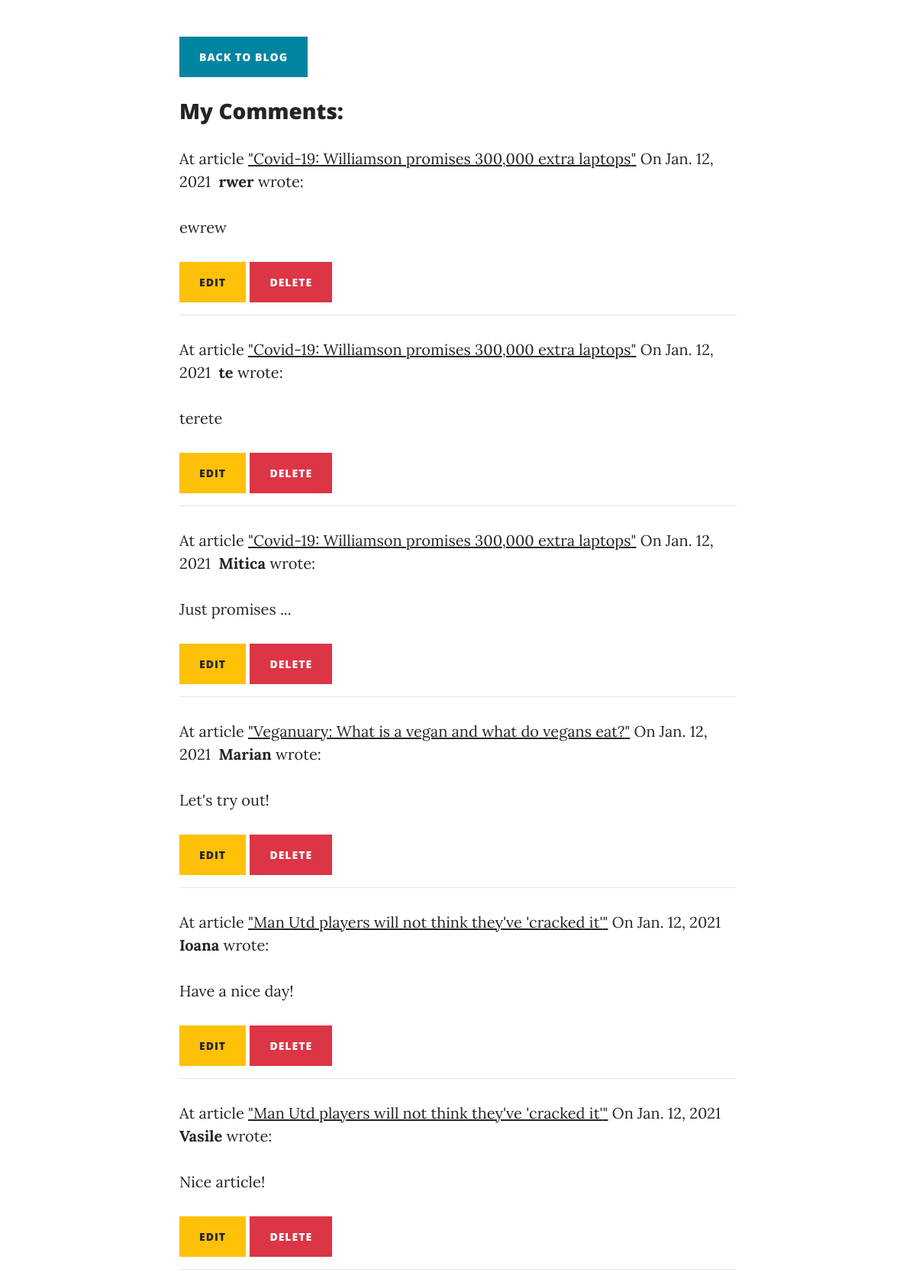
Page /my-comments (signed in) on the earlier database version.
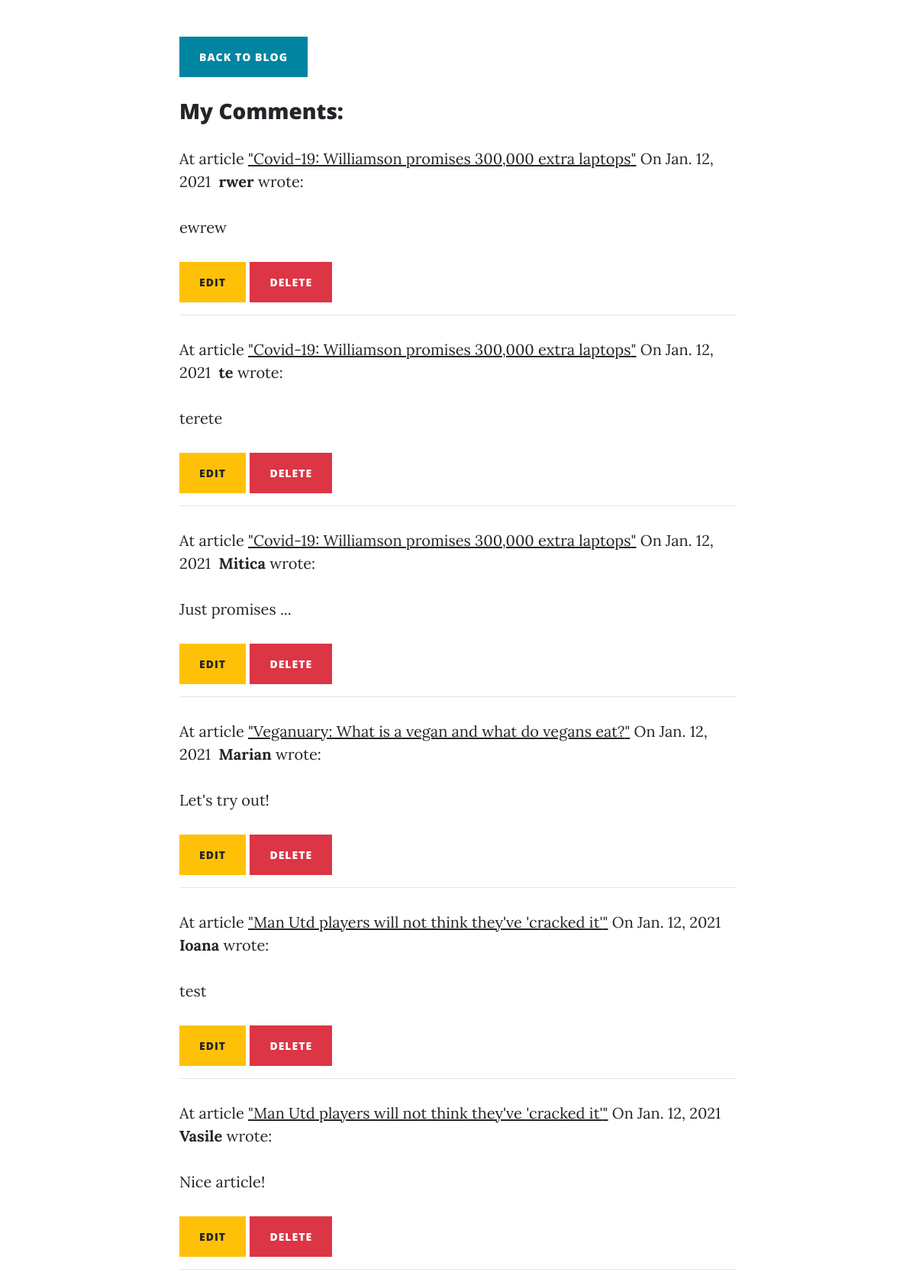
Same page on the later database version.
### blog/models.py (models this page shows)
class Comment(models.Model):
    author = models.CharField(max_length=60)
    body = models.TextField()
    created_on = models.DateTimeField(auto_now_add=True)
    article = models.ForeignKey('Article', on_delete=models.CASCADE, default=None)
    created_by = models.ForeignKey(User, on_delete=models.CASCADE)

class Article(models.Model):
    title = models.CharField(max_length=100)
    description = models.TextField()
    content = models.TextField()
    created_on = models.DateTimeField(auto_now_add=True)
    image = models.ImageField(upload_to="blog/static/articles/img/", blank=True)
    category = models.ForeignKey('Category', on_delete=models.CASCADE, default=None)
    author = models.ForeignKey('Author', on_delete=models.CASCADE, default=None)

### blog/views.py (the view)
# urls.py: path('my-comments', MyCommentsIndexView.as_view(), name='my_comments'),
class MyCommentsIndexView(LoginRequiredMixin, View):
    def get(self, request, *args, **kwargs):
        comments = Comment.objects.filter(created_by=self.request.user).order_by('-created_on')
        context = {
            'comments': comments
        }
        return render(request, 'comment_index.html', context)

### blog/templates/comment_index.html
{% extends "base.html" %}
{% block page_content %}
  <div class="container">
    <div class="row">
        <div class="col-lg-8 col-md-10 mx-auto">
            {% if comments|length > 0 %}
                <a href="/" class="btn btn-primary mb-1 mt-5" type="submit">Back to blog</a>
                <h3 class="mt-4">My Comments:</h3>
                {% for comment in comments %}
                    <p>
                        At article <a href="{% url 'article_detail' comment.article.pk %}">"{{ comment.article.title }}"</a> On {{comment.created_on.date }}&nbsp;
                        <b>{{ comment.author }}</b> wrote:
                    </p>
                    <p>{{ comment.body }}</p>
                    <a href="{% url 'comment_edit' comment.pk %}" class="btn btn-warning" type="submit">Edit</a>
                    <a href="{% url 'comment_delete' comment.pk %}" class="btn btn-danger" type="submit">Delete</a>
                    <hr>
                {% endfor %}
            {% else %}
                <a href="/" class="btn btn-primary mb-1 mt-5" type="submit">Back to blog</a>
                <h3 class="mt-4">You do not have comments</h3>
            {% endif %}
        </div>
    </div>
</div>
{% endblock %}

Differences in the rows shown:
changed Comment "Ioana": body "Have a nice day!" → "test"
